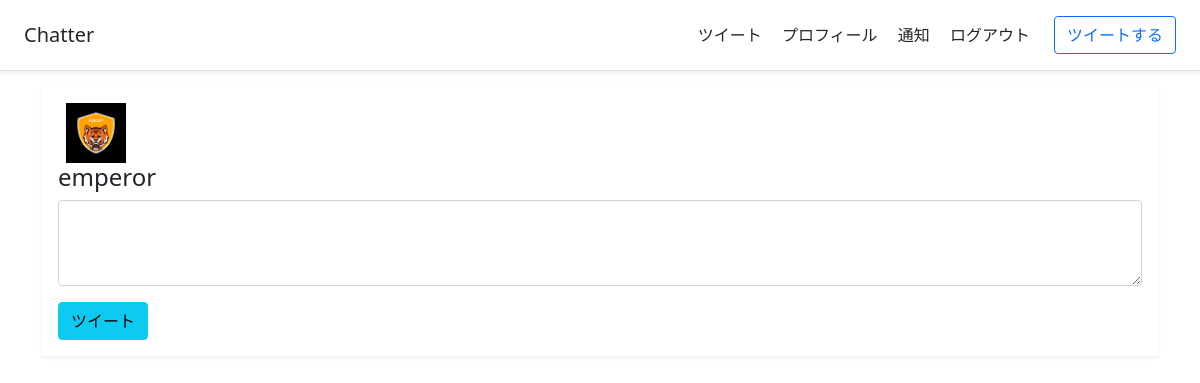
The app's page /tweet/ (signed in) with its own data.
### chatterapp/models.py (models this page shows)
class UserModel(AbstractUser):
    class Meta:
        db_table = "UserModel"
    self_introduction = models.TextField(default="")
    profile_image = models.ImageField(upload_to="", default="anonymous.png")
    registration = models.IntegerField(default=0)

### chatterapp/views.py (the view)
# urls.py: path("tweet/", tweetview, name="tweet"),
def tweetview(request):
    if request.user.is_authenticated:
        if request.user.registration == 0:
            return redirect("profile_image_registration")
        elif request.user.registration == 1:
            return redirect("self_introduction_registration")
    if request.user.is_authenticated:
        if request.method == "GET":
            return render(request, "tweet.html", {"login_user" : request.user, "authentication" : authentication(request)})
        elif request.method == "POST":
            content = request.POST["content"]
            TweetModel.objects.create(user=request.user, content=content)
            return redirect("my_tweets")
    else:
        return redirect("login")

### chatterapp/function.py (called while the page is built)
def authentication(request):
    if request.user.is_authenticated:
        authentication = True
    else:
        authentication = False
    return authentication

### templates/tweet.html
{% extends "base.html" %}
{% load static %}
{% block content%}
<main class="container">
    <div class="my-3 p-3 bg-white rounded shadow-sm">
        <svg class="bd-placeholder-img flex-shrink-0 me-2 rounded" width="0" height="0" xmlns="http://www.w3.org/2000/svg" role="img" aria-label="Placeholder: 32x32" preserveAspectRatio="xMidYMid slice" focusable="false"><img src="{{login_user.profile_image.url}}" width="60" height="60"></svg>
        <p class="h4">{{login_user.username}}</p>
        <form action="" method="POST">{% csrf_token %}
            <div class="mb-3">
                <textarea class="form-control" id="exampleFormControlTextarea1" rows="3" name="content"></textarea>
            </div>
            <button type="submit" class="btn btn-info">ツイート</button>
        </form>
    </div>
</main>
{% endblock content%}

### records on screen
UserModel: profile_image (picture), username "emperor"
